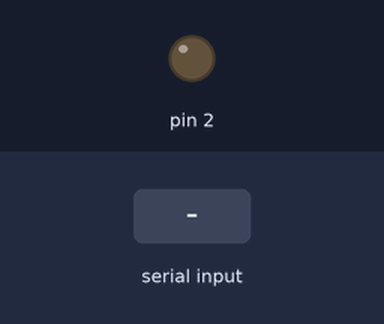
Simulated run of this sketch. Board: Arduino Uno, built with avr-gcc and run on an emulated ATmega328P. Shown: output pins drawn as LEDs (lit = HIGH). The test bench sets the inputs (shaded band). What the sketch prints to the serial monitor is not drawn.

Above: at 1.2 s.
1.3 s: "0" received over the second serial link
At 2.2 s:
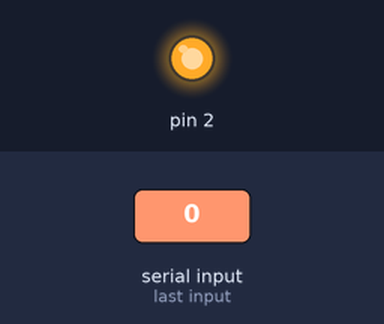
2.8 s: "1" received over the second serial link
At 3.4 s:
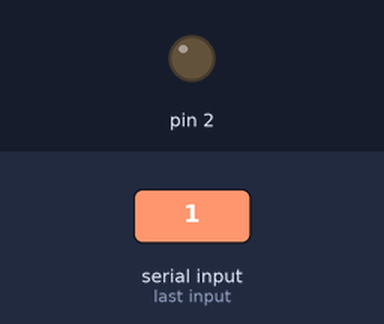
4.3 s: "2" received over the second serial link
At 5.7 s:
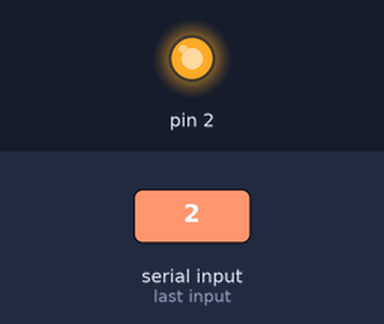
Timing chart, 0 to 7.3 s (numbered marks = the images above; inputs shaded):
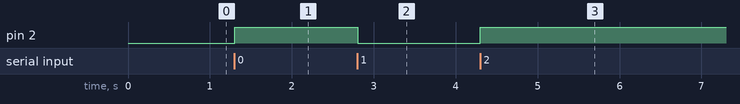

Measured:
- after the input at 1.3 s, pin 2: LOW → HIGH at once
- after the input at 2.8 s, pin 2: HIGH → LOW at once
- after the input at 4.3 s, pin 2: LOW → HIGH at once

The sketch:

one.ino
```cpp
#include <SoftwareSerial.h>
SoftwareSerial mySerial(3, 4); // RX, TX
String r = "";
void setup() {
  // put your setup code here, to run once:
    Serial.begin(9600);
    mySerial.begin(38400);
    pinMode( 2 , OUTPUT);
}

void loop() {
  // put your main code here, to run repeatedly:
   while (mySerial.available()>0)
          {
               delay(2);
             //  Serial.print("--The lamp is uncovered.");
               r += char(mySerial.read());
               if (r.length() > 0)
               {
               Serial.print(r);
               if (r.compareTo("1"))
                 digitalWrite( 2 , HIGH );
               else if (r.compareTo("2"))
                 digitalWrite( 2 , LOW );
                r = "";
               }
           }

}
```
